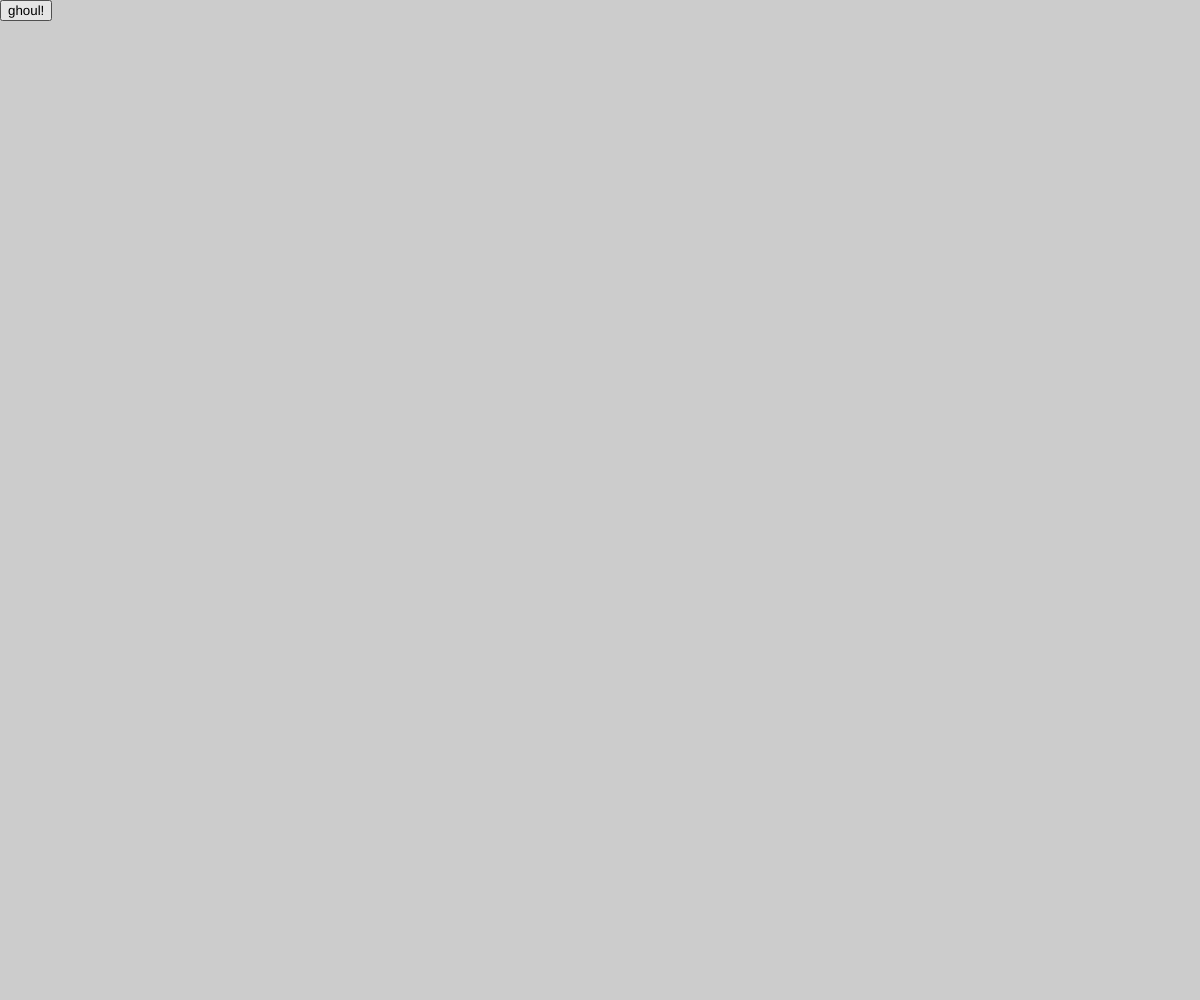
Frame 1 (no input)
Frame 60 (no input): identical to frame 1, image omitted
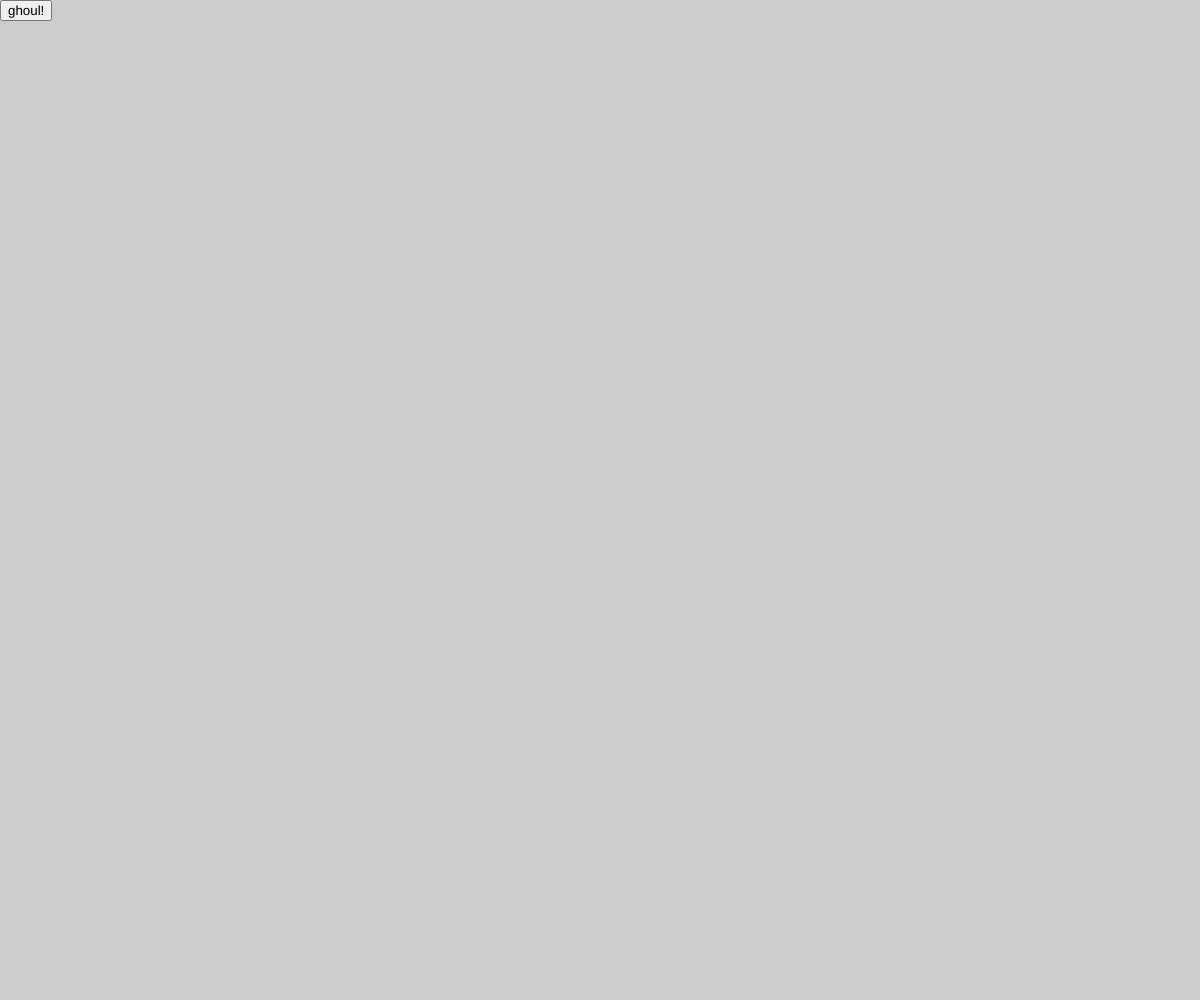
Frame 120 (the mouse pressed at the canvas centre since frame 60)

The p5.js sketch that drew these frames (run headless with seeded random() and noise() and a simulated clock; from frame 60 on, the mouse is pressed at the canvas centre):

// p5.js sketch
// ── sketch.js
var button1;
var button2;
//var ghoul;
var ghouls = [];

function setup() {
  createCanvas(windowWidth, windowHeight);
  //var ghoul = new Ghoul(200, 200, random(255), 1.0); //4 parameters
  
  button1 = createButton("ghoul!");
  button1.position(0,0);
  button1.mouseClicked(function() {
    var g = new Ghoul(random(-200,400), random(-200,400), random(160,220), random(.75,3.0));
    ghouls.push(g);
    //console.log("new Ghoul : %o", g)
    //print(g);
    //print(windowWidth,windowHeight);
  
  button2 = createButton("")
  
  })
}

function draw() {
  background(204);
  //fill(particle.color);
  //noStroke();
  //ellipse(particle.pos.x,particle.pos.y, 100, 100);
  for (var i = 0; i < ghouls.length; i++){
    ghouls [i].display();
    //noLoop();
  }
  

  //particle.bounce();
}

function Ghoul(x, y, _hue, _scale) {

this.x = x;
this.y = y;
this._hue = _hue;
this._scale = _scale;

//in constructor, just set properties
}
Ghoul.prototype = {
  
  constructor : Ghoul,
  display : function () {
  
  //println(this.x, this.y);
  
  //translate(this.x, this.y);
  push();
  
  scale(this._scale);
  stroke(this._hue);
  
  
  
  noStroke();
  fill(186, this._hue, 180);
  ellipse(this.x+300,this.y+200, 60, 65);

  //head

  noStroke();
  fill(255);
  ellipse(this.x+290,this.y+195, 7, 8);

  noStroke();
  fill(255);
  ellipse(this.x+310, this.y+195, 7, 8);

  // eye whites


  noStroke();
  fill(0);
  ellipse(this.x+290,this.y+196, 3, 4);

  noStroke();
  fill(0);
  ellipse(this.x+310,this.y+196, 3, 4);

  //pupils

  stroke(0);
  curve(this.x+275, this.y+190, this.x+285, this.y+185, this.x+295, this.y+190, this.x+300, this.y+190);

  stroke(0);
  curve(this.x+295, this.y+189, this.x+305, this.y+189, this.x+315, this.y+190, this.x+310, this.y+195);

  //eyebrows


  fill(0);
  noStroke();
  arc(this.x+300,this.y+210, 25, 25, 0, PI, HALF_PI + PI);

  //mouth

  fill(255);
  rect(this.x+302, this.y+211, 3, 5);

  fill(255);
  rect(this.x+295, this.y+211, 3, 4);

  //teeth

  
  fill(0);
  ellipse(this.x+300,this.y+176, 70, 10)

  fill(0);
  rect(this.x+280, this.y+136, 40, 40)

  //hat


  fill(186, this._hue, 180);
  triangle(this.x+260, this.y+175, this.x+283, this.y+183, this.x+272, this.y+185);
  triangle(this.x+345, this.y+178, this.x+320, this.y+180, this.x+325, this.y+185);

  pop();
  //ears
    
  }
    
  
  
};

 
  
